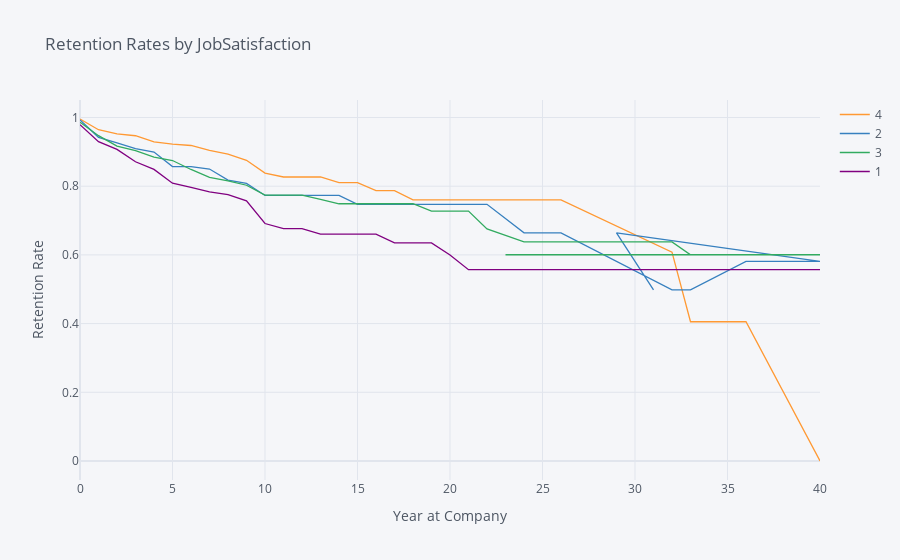

Notebook code cell kept with this figure:
### Markdown cell above
## 6. Let's find out how job satisfaction affects retention rates. Generate and plot survival curves for each level of job satisfaction by number of years at the company.

### Code cell
rates = survival(data,'JobSatisfaction', 'YearsAtCompany', 'Attrition')

rates.iplot(kind='line', xTitle='Year at Company', yTitle='Retention Rate',
            title='Retention Rates by JobSatisfaction')

### Figure 1 — Plotly figure (JSON) as saved in the notebook; plotly's stock layout.template omitted (floating-point values rounded to 4 significant figures)
{"data": [{"line": {"color": "rgba(255, 153, 51, 1.0)", "dash": "solid", "shape": "linear", "width": 1.3}, "mode": "lines", "name": "4", "text": "", "type": "scatter", "x": [0, 1, 2, 3, 4, 5, 6, 7, 8, 9, 10, 11, 12, 13, 14, 15, 16, 17, 18, 19, 20, 21, 22, 24, 25, 26, 32, 33, 36, 40, 29, 31, 23, 27, 30, 37, 34], "y": [0.9956, 0.9645, 0.9523, 0.9469, 0.929, 0.9226, 0.9185, 0.9043, 0.8933, 0.8754, 0.838, 0.8268, 0.8268, 0.8268, 0.8103, 0.8103, 0.7872, 0.7872, 0.76, 0.76, 0.76, 0.76, 0.76, 0.76, 0.76, 0.76, 0.608, 0.4053, 0.4053, 0, "", "", "", "", "", "", ""]}, {"line": {"color": "rgba(55, 128, 191, 1.0)", "dash": "solid", "shape": "linear", "width": 1.3}, "mode": "lines", "name": "2", "text": "", "type": "scatter", "x": [0, 1, 2, 3, 4, 5, 6, 7, 8, 9, 10, 11, 12, 13, 14, 15, 16, 17, 18, 19, 20, 21, 22, 24, 25, 26, 32, 33, 36, 40, 29, 31, 23, 27, 30, 37, 34], "y": [0.9929, 0.9423, 0.9263, 0.9091, 0.8996, 0.8573, 0.8573, 0.85, 0.8179, 0.8083, 0.7731, 0.7731, 0.7731, 0.7731, 0.7731, 0.7474, 0.7474, 0.7474, 0.7474, 0.7474, 0.7474, 0.7474, 0.7474, 0.6643, 0.6643, 0.6643, 0.4983, 0.4983, 0.5813, 0.5813, 0.6643, 0.4983, "", "", "", "", ""]}, {"line": {"color": "rgba(50, 171, 96, 1.0)", "dash": "solid", "shape": "linear", "width": 1.3}, "mode": "lines", "name": "3", "text": "", "type": "scatter", "x": [0, 1, 2, 3, 4, 5, 6, 7, 8, 9, 10, 11, 12, 13, 14, 15, 16, 17, 18, 19, 20, 21, 22, 24, 25, 26, 32, 33, 36, 40, 29, 31, 23, 27, 30, 37, 34], "y": [0.9864, 0.9471, 0.917, 0.9033, 0.8849, 0.8748, 0.8487, 0.8259, 0.8157, 0.8028, 0.7739, 0.7739, 0.7739, 0.7618, 0.7489, 0.7489, 0.7489, 0.7489, 0.7489, 0.7275, 0.7275, 0.7275, 0.6755, 0.638, 0.638, 0.638, 0.638, 0.6005, 0.6005, 0.6005, 0.6005, 0.6005, 0.6005, 0.6005, 0.6005, 0.6005, ""]}, {"line": {"color": "rgba(128, 0, 128, 1.0)", "dash": "solid", "shape": "linear", "width": 1.3}, "mode": "lines", "name": "1", "text": "", "type": "scatter", "x": [0, 1, 2, 3, 4, 5, 6, 7, 8, 9, 10, 11, 12, 13, 14, 15, 16, 17, 18, 19, 20, 21, 22, 24, 25, 26, 32, 33, 36, 40, 29, 31, 23, 27, 30, 37, 34], "y": [0.9792, 0.9297, 0.9071, 0.8711, 0.8489, 0.8087, 0.7965, 0.7833, 0.7752, 0.7572, 0.6913, 0.6766, 0.6766, 0.6605, 0.6605, 0.6605, 0.6605, 0.6351, 0.6351, 0.6351, 0.5998, 0.557, 0.557, 0.557, 0.557, 0.557, 0.557, 0.557, 0.557, 0.557, 0.557, 0.557, 0.557, 0.557, 0.557, 0.557, 0.557]}], "layout": {"autosize": true, "legend": {"bgcolor": "#F5F6F9", "font": {"color": "#4D5663"}}, "paper_bgcolor": "#F5F6F9", "plot_bgcolor": "#F5F6F9", "title": {"font": {"color": "#4D5663"}, "text": "Retention Rates by JobSatisfaction"}, "xaxis": {"autorange": true, "gridcolor": "#E1E5ED", "range": [0, 40], "showgrid": true, "tickfont": {"color": "#4D5663"}, "title": {"font": {"color": "#4D5663"}, "text": "Year at Company"}, "type": "linear", "zerolinecolor": "#E1E5ED"}, "yaxis": {"autorange": true, "gridcolor": "#E1E5ED", "range": [-0.05531, 1.051], "showgrid": true, "tickfont": {"color": "#4D5663"}, "title": {"font": {"color": "#4D5663"}, "text": "Retention Rate"}, "type": "linear", "zerolinecolor": "#E1E5ED"}}}
